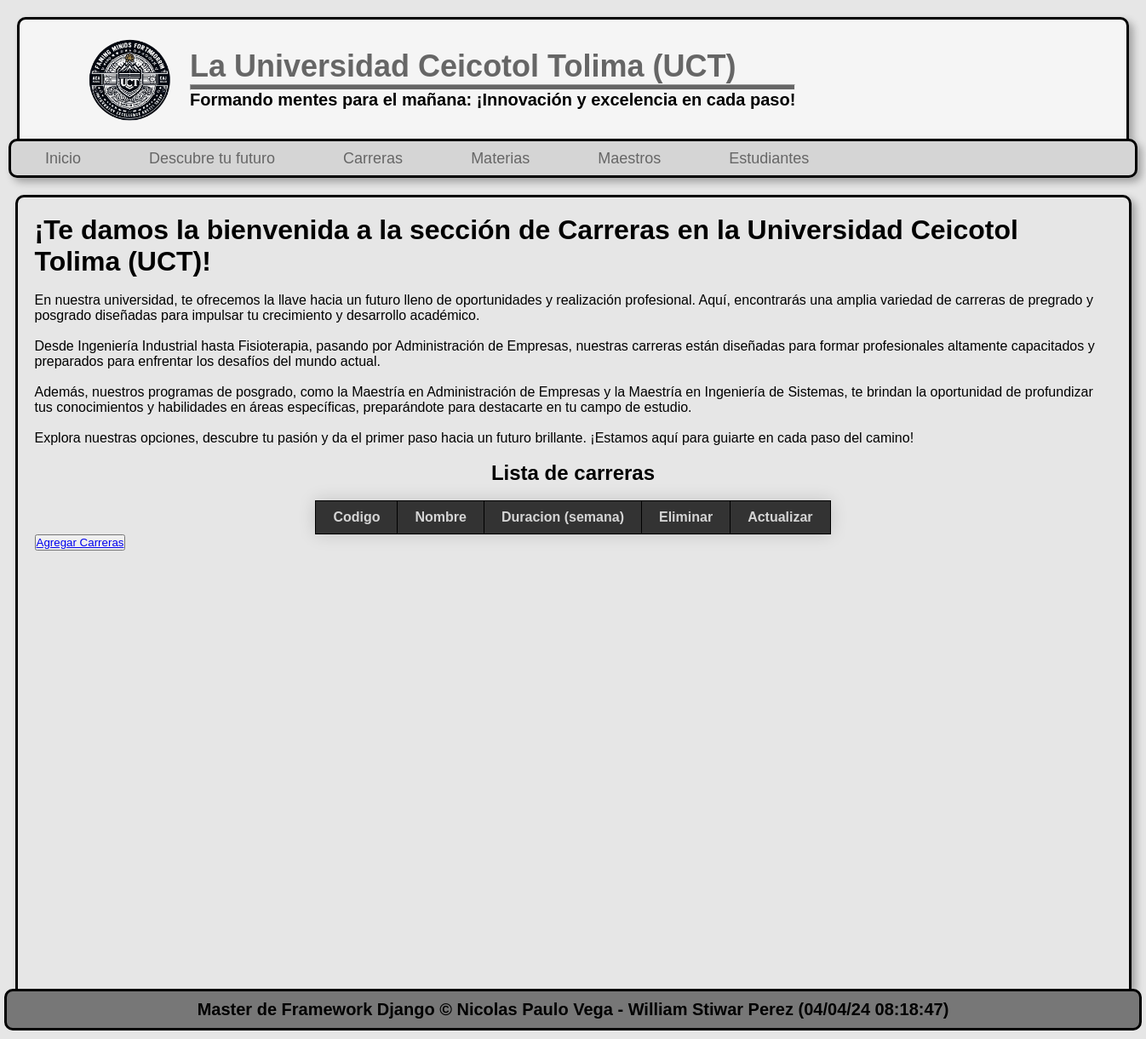
Before: /carreras/ with the older database file.
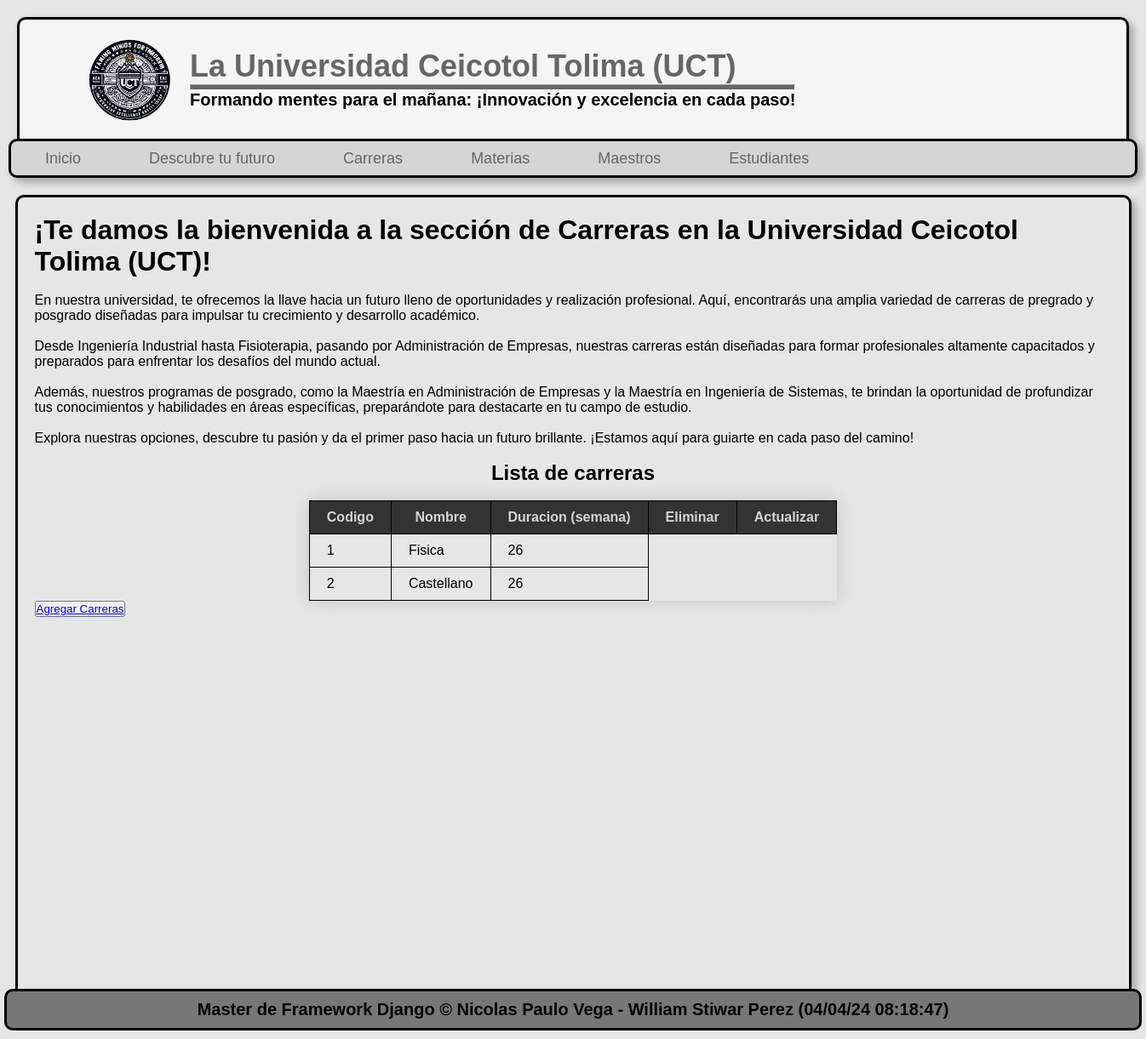
After: the same page with the newer database file.
### pagina/models.py (models this page shows, shortened)
class Careers(models.Model):
    code = models.AutoField(primary_key=True, verbose_name="codigo")
    name = models.CharField(max_length=150, verbose_name="nombre")
    duration = models.PositiveIntegerField(verbose_name="Duracion en la carrera")
    class Meta:
        verbose_name="Carrera"
        verbose_name="Carreras"

### pagina/views.py (the view)
# urls.py: path('carreras/', pagina.views.careers, name="careers"),
def careers(request):
    career = Careers.objects.order_by('code')
    return render(request, 'nav/careers.html',{
        'career': career
    })

### pagina/templates/nav/careers.html (shortened to what this page needs)
{% extends "layout.html" %}
{% load static %}
{% block content %}
    <h1>¡Te damos la bienvenida a la sección de Carreras en la Universidad Ceicotol Tolima (UCT)!</h1>
    <br>
    <p>En nuestra universidad, te ofrecemos la llave hacia un futuro lleno de oportunidades y realización profesional. Aquí, encontrarás una amplia variedad de carreras de pregrado y posgrado diseñadas para impulsar tu crecimiento y desarrollo académico.</p>
    <br>
    <p>Desde Ingeniería Industrial hasta Fisioterapia, pasando por Administración de Empresas, nuestras carreras están diseñadas para formar profesionales altamente capacitados y preparados para enfrentar los desafíos del mundo actual.</p>
    <br>
    <p>Además, nuestros programas de posgrado, como la Maestría en Administración de Empresas y la Maestría en Ingeniería de Sistemas, te brindan la oportunidad de profundizar tus conocimientos y habilidades en áreas específicas, preparándote para destacarte en tu campo de estudio.</p>
    <br>
    <p>Explora nuestras opciones, descubre tu pasión y da el primer paso hacia un futuro brillante. ¡Estamos aquí para guiarte en cada paso del camino!</p>
    <br>
    <h2 class="carreras-h2">Lista de carreras</h2>
    <br>
    <div class="lista-carreras">
        <table class="tabla-carreras">
            <thead>
                    <tr>
                    <th>Codigo</th>
                    <th>Nombre</th>
                    <th>Duracion (semana)</th>
                    <th>Eliminar</th>
                    <th>Actualizar</th>
                </tr>
            </thead>
            <tbody>
                {% for careers in career %}
                <tr>
                    <td>{{ careers.code }}</td>
                    <td>{{ careers.name }}</td>
                    <td>{{ careers.duration }}</td>
                </tr>
                {% endfor %}
            </tbody>
        </table>
        <button>
            <a href="{% url "create_career" %}">Agregar Carreras</a>
        </button>
    </div>
{% endblock  %}

### pagina/templates/layout.html (shortened to what this page needs)
{% load static %}
<!DOCTYPE html>
<html lang="en">
<head>
    <link rel="stylesheet" href="{% static 'css/style.css' %}">
</head>
<body>
    <header>
        <div class="logotipo">
            <img src="{% static 'img/logo(school).png' %}">
            <div class="titulo_slogan">
                <h1>La Universidad Ceicotol Tolima (UCT)</h1>
                <hr>
                <h4>Formando mentes para el mañana: ¡Innovación y excelencia en cada paso!</h4>
            </div>
        </div>
    </header>
    <nav>
        <ul>
            <li><a href="{% url "index" %}">Inicio</a></li>
        </ul>
        <ul>
            <li><a href="{% url "future" %}">Descubre tu futuro</a></li>
        </ul>
        <ul>
            <li><a href="{% url "careers" %}">Carreras</a></li>
        </ul>
        <ul>
            <li><a href="{% url "courses" %}">Materias</a></li>
        </ul>
        <ul>
            <li><a href="{% url "teachers" %}">Maestros</a></li>
        </ul>
        <ul>
            <li><a href="{% url "students" %}">Estudiantes</a></li>
        </ul>
    </nav>
    <div id="contenido">
        <div class="box">
            {% block content %}
            {% endblock %}
        </div>
    </div>
    <footer>
        Master de Framework Django &copy; Nicolas Paulo Vega - William Stiwar Perez  ({% now 'd/m/y h:i:s' %})
    </footer>
</body>
</html>

### pagina/static/css/style.css (style rules this page uses)
* { margin: 0px; padding: 0px; font-family: Arial, Helvetica, sans-serif; }
body { background-color: #E6E6E6; }
header { background-color: #F5F5F5; color: #666666; margin: 0px auto; align-items: center; width: 1300px; height: 140px; box-shadow: 5px 5px 10px rgba(0, 0, 0, 0.3); border-top: 3px solid black; border-left: 3px solid black; border-right: 3px solid black; margin-top: 20px; border-radius: 10px 10px 0px 0px; }
.logotipo { padding-left: 40px; padding-right: 40px; display: flex; align-items: center; }
.logotipo img { padding: 20px; padding-left: 40px; width: 100px; }
.logotipo .titulo_slogan h1 { font-size: 36px; }
.logotipo .titulo_slogan hr { height: 5px; background-color: #666666; }
.logotipo .titulo_slogan h4 { font-size: 20px; color: black; }
nav { background-color: #D5D5D5; color: #666666; margin: 0px auto; width: 1320px; height: 40px; display: flex; font-size: 18px; box-shadow: 5px 5px 10px rgba(0, 0, 0, 0.3); border: 3px solid black; border-radius: 10px; }
nav ul { line-height: 40px; float: left; list-style: none; }
nav ul li a { color: #666666; padding-left: 40px; padding-right: 40px; text-decoration: none; }
#contenido { border-radius: 10px 10px 0px 0px; border-top: 3px solid black; border-left: 3px solid black; border-right: 3px solid black; width: 1305px; min-height: 930px; margin: 20px auto 0px auto; box-shadow: 5px 5px 10px rgba(0, 0, 0, 0.3); }
footer { background-color: #777777; width: 1330px; height: 23px; margin: 0 auto; text-align: center; font-size: 20px; padding-top: 10px; padding-bottom: 10px; border: 3px solid black; border-radius: 10px; margin-bottom: 10px; color: black; font-weight: bold; }
.box { padding: 20px; }
.tabla-materias th, td { border: 1px solid black; padding: 10px 20px; }
.tabla-carreras { border-collapse: collapse; margin: 30px 0; font-size: 1em; font-family: Arial, Helvetica, sans-serif; min-width: 500px; box-shadow: 0 0 20px rgba(0, 0, 0, 0.15); margin: 0 auto; }
.tabla-carreras thead tr { background-color: #333333; color: #D5D5D5; text-align: middle; }
.tabla-carreras th, td { border: 1px solid black; padding: 10px 20px; }
.carreras-h2 { text-align: center; }

Changed rows visible on the page:
added Careers: code "1", name "Fisica", duration "26"
added Careers: code "2", name "Castellano", duration "26"
